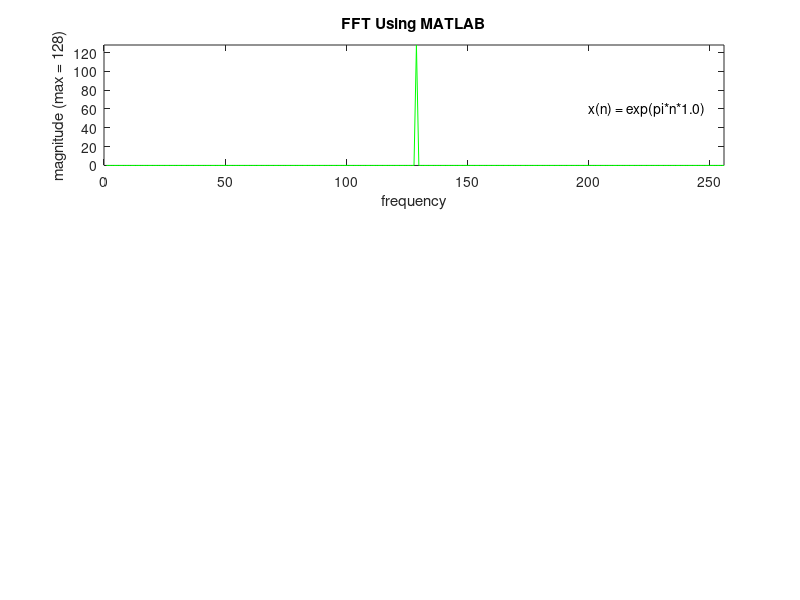

The MATLAB script that drew this image: (Note: this script raises an error after producing the figure.)

clc;
XMIN = 0;
XMAX = 256 ;
YMIN = 0;
YMAX = 128;
k = 1;
n = [0:255];
r = 128*cos(pi*n*k);    % Tallies with the c code input_generator.c.
i = 128*sin(pi*n*k);
x1 = r + j*i;
X1 = abs(fft(x1,256));
subplot(3,1,1)
plot(X1/256,'g'),axis([XMIN XMAX YMIN YMAX]),title('FFT Using MATLAB'),xlabel('frequency'),ylabel('magnitude (max = 128)'),  text(200,60,'x(n) = exp(pi*n*1.0)');

x2r = numeric10(:,2);
x2i = numeric10(:,3);
X2 = sqrt(x2r.^2 + x2i.^2);
subplot(3,1,2)
plot(X2,'c'),axis([XMIN XMAX YMIN YMAX]),title('FFT Using C'), xlabel('frequency'),ylabel('magnitude (max = 128)');

a = k10(:,1);
for n=1:256
    x3r(n) = a(2*n-1,1);
    x3i(n) = a(2*n,1);
    X3(n) = sqrt(x3r(n)^2 + x3i(n)^2);
end
subplot(3,1,3)
plot(X3,'r'),axis([XMIN XMAX YMIN YMAX]),title('FFT Using the FFT Verilog Module'), xlabel('frequency'),ylabel('magnitude (max = 128)');